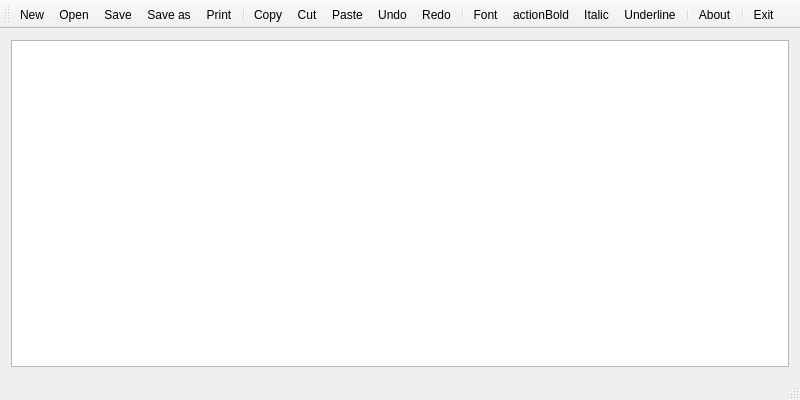
<?xml version="1.0" encoding="UTF-8"?>
<ui version="4.0">
 <class>Notepad</class>
 <widget class="QMainWindow" name="Notepad">
  <property name="geometry">
   <rect>
    <x>0</x>
    <y>0</y>
    <width>800</width>
    <height>400</height>
   </rect>
  </property>
  <property name="contextMenuPolicy">
   <enum>Qt::PreventContextMenu</enum>
  </property>
  <property name="windowTitle">
   <string>Notepad</string>
  </property>
  <widget class="QWidget" name="centralWidget">
   <layout class="QVBoxLayout" name="verticalLayout">
    <item>
     <widget class="QTextEdit" name="textEdit"/>
    </item>
   </layout>
  </widget>
  <widget class="QToolBar" name="mainToolBar">
   <attribute name="toolBarArea">
    <enum>TopToolBarArea</enum>
   </attribute>
   <attribute name="toolBarBreak">
    <bool>false</bool>
   </attribute>
   <addaction name="actionNew"/>
   <addaction name="actionOpen"/>
   <addaction name="actionSave"/>
   <addaction name="actionSave_as"/>
   <addaction name="actionPrint"/>
   <addaction name="separator"/>
   <addaction name="actionCopy"/>
   <addaction name="actionCut"/>
   <addaction name="actionPaste"/>
   <addaction name="actionUndo"/>
   <addaction name="actionRedo"/>
   <addaction name="separator"/>
   <addaction name="actionFont"/>
   <addaction name="actionBold"/>
   <addaction name="actionItalic"/>
   <addaction name="actionUnderline"/>
   <addaction name="separator"/>
   <addaction name="actionAbout"/>
   <addaction name="separator"/>
   <addaction name="actionExit"/>
  </widget>
  <widget class="QStatusBar" name="statusBar"/>
  <action name="actionNew">
   <property name="icon">
    <iconset resource="resources.qrc">
     <normaloff>:/images/images/new.png</normaloff>:/images/images/new.png</iconset>
   </property>
   <property name="text">
    <string>New</string>
   </property>
   <property name="toolTip">
    <string>New text document</string>
   </property>
   <property name="shortcut">
    <string>Ctrl+N</string>
   </property>
  </action>
  <action name="actionOpen">
   <property name="icon">
    <iconset resource="resources.qrc">
     <normaloff>:/images/images/open.png</normaloff>:/images/images/open.png</iconset>
   </property>
   <property name="text">
    <string>Open</string>
   </property>
   <property name="toolTip">
    <string>Open file</string>
   </property>
   <property name="shortcut">
    <string>Ctrl+O</string>
   </property>
  </action>
  <action name="actionSave">
   <property name="icon">
    <iconset resource="resources.qrc">
     <normaloff>:/images/images/save.png</normaloff>:/images/images/save.png</iconset>
   </property>
   <property name="text">
    <string>Save</string>
   </property>
   <property name="toolTip">
    <string>Save file</string>
   </property>
   <property name="shortcut">
    <string>Ctrl+S</string>
   </property>
  </action>
  <action name="actionSave_as">
   <property name="icon">
    <iconset resource="resources.qrc">
     <normaloff>:/images/images/save_as.png</normaloff>:/images/images/save_as.png</iconset>
   </property>
   <property name="text">
    <string>Save as</string>
   </property>
   <property name="toolTip">
    <string>Save file as</string>
   </property>
   <property name="shortcut">
    <string>Alt+S</string>
   </property>
  </action>
  <action name="actionPrint">
   <property name="icon">
    <iconset resource="resources.qrc">
     <normaloff>:/images/images/print.png</normaloff>:/images/images/print.png</iconset>
   </property>
   <property name="text">
    <string>Print</string>
   </property>
   <property name="toolTip">
    <string>Print file</string>
   </property>
   <property name="shortcut">
    <string>Ctrl+P</string>
   </property>
  </action>
  <action name="actionExit">
   <property name="icon">
    <iconset resource="resources.qrc">
     <normaloff>:/images/images/exit.png</normaloff>:/images/images/exit.png</iconset>
   </property>
   <property name="text">
    <string>Exit</string>
   </property>
   <property name="toolTip">
    <string>Exit notepad</string>
   </property>
  </action>
  <action name="actionCopy">
   <property name="icon">
    <iconset resource="resources.qrc">
     <normaloff>:/images/images/copy.png</normaloff>:/images/images/copy.png</iconset>
   </property>
   <property name="text">
    <string>Copy</string>
   </property>
   <property name="shortcut">
    <string>Ctrl+C</string>
   </property>
  </action>
  <action name="actionCut">
   <property name="icon">
    <iconset resource="resources.qrc">
     <normaloff>:/images/images/cut.png</normaloff>:/images/images/cut.png</iconset>
   </property>
   <property name="text">
    <string>Cut</string>
   </property>
   <property name="shortcut">
    <string>Ctrl+X</string>
   </property>
  </action>
  <action name="actionPaste">
   <property name="icon">
    <iconset resource="resources.qrc">
     <normaloff>:/images/images/paste.png</normaloff>:/images/images/paste.png</iconset>
   </property>
   <property name="text">
    <string>Paste</string>
   </property>
   <property name="shortcut">
    <string>Ctrl+V</string>
   </property>
  </action>
  <action name="actionUndo">
   <property name="icon">
    <iconset resource="resources.qrc">
     <normaloff>:/images/images/edit_undo.png</normaloff>:/images/images/edit_undo.png</iconset>
   </property>
   <property name="text">
    <string>Undo</string>
   </property>
   <property name="shortcut">
    <string>Ctrl+Z</string>
   </property>
  </action>
  <action name="actionRedo">
   <property name="icon">
    <iconset resource="resources.qrc">
     <normaloff>:/images/images/edit_redo.png</normaloff>:/images/images/edit_redo.png</iconset>
   </property>
   <property name="text">
    <string>Redo</string>
   </property>
   <property name="shortcut">
    <string>Ctrl+Y</string>
   </property>
  </action>
  <action name="actionFont">
   <property name="icon">
    <iconset resource="resources.qrc">
     <normaloff>:/images/images/font.png</normaloff>:/images/images/font.png</iconset>
   </property>
   <property name="text">
    <string>Font</string>
   </property>
   <property name="shortcut">
    <string>Ctrl+F</string>
   </property>
  </action>
  <action name="actionItalic">
   <property name="checkable">
    <bool>true</bool>
   </property>
   <property name="icon">
    <iconset resource="resources.qrc">
     <normaloff>:/images/images/italic.png</normaloff>:/images/images/italic.png</iconset>
   </property>
   <property name="text">
    <string>Italic</string>
   </property>
   <property name="toolTip">
    <string>Italic font</string>
   </property>
   <property name="shortcut">
    <string>Ctrl+I</string>
   </property>
  </action>
  <action name="actionBold">
   <property name="checkable">
    <bool>true</bool>
   </property>
   <property name="icon">
    <iconset resource="resources.qrc">
     <normaloff>:/images/images/bold.png</normaloff>:/images/images/bold.png</iconset>
   </property>
   <property name="text">
    <string>actionBold</string>
   </property>
   <property name="toolTip">
    <string>Bold</string>
   </property>
   <property name="shortcut">
    <string>Ctrl+B</string>
   </property>
  </action>
  <action name="actionUnderline">
   <property name="checkable">
    <bool>true</bool>
   </property>
   <property name="icon">
    <iconset resource="resources.qrc">
     <normaloff>:/images/images/underline.png</normaloff>:/images/images/underline.png</iconset>
   </property>
   <property name="text">
    <string>Underline</string>
   </property>
   <property name="toolTip">
    <string>Underline</string>
   </property>
   <property name="shortcut">
    <string>Ctrl+U</string>
   </property>
  </action>
  <action name="actionAbout">
   <property name="icon">
    <iconset resource="resources.qrc">
     <normaloff>:/images/images/info.png</normaloff>:/images/images/info.png</iconset>
   </property>
   <property name="text">
    <string>About</string>
   </property>
   <property name="toolTip">
    <string>About Notepad</string>
   </property>
  </action>
 </widget>
 <layoutdefault spacing="6" margin="11"/>
 <resources>
  <include location="resources.qrc"/>
 </resources>
 <connections/>
</ui>
